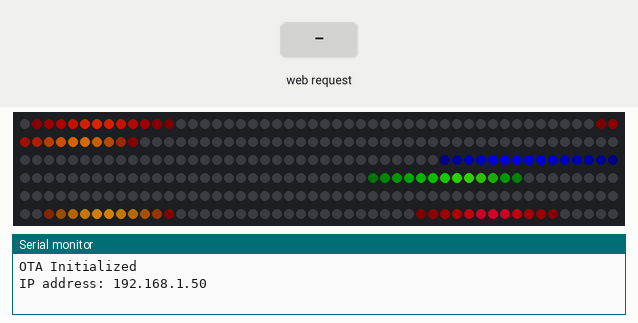
Bench run of a program on a simulated ESP32. On the bench: 300 RGB LEDs in strip order, left to right, continuing on the next row, the last lines printed to the serial monitor. The inputs (shaded band) are chosen by the test bench. Dim RGB values are drawn brighter than linear; WiFi joins after 1.5 s; servers stay silent unless stated; colours are those a GRB WS2812 strip shows for the declared byte order; not simulated (calls return 0 or success): credentials.h.

Above: at 2.7 s.
2.8 s: HTTP request GET /fast received
At 3.19 s:
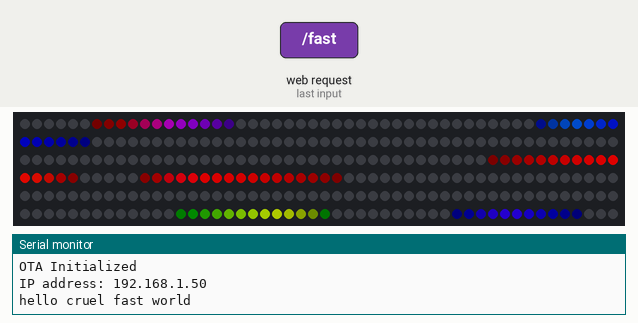
5.4 s: HTTP request GET /slow received
At 5.64 s:
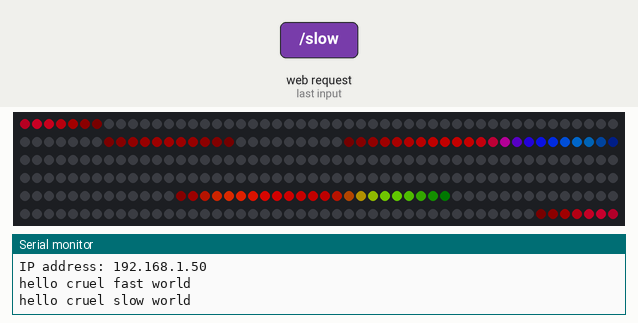
7.9 s: HTTP request GET /fast received
At 8.08 s:
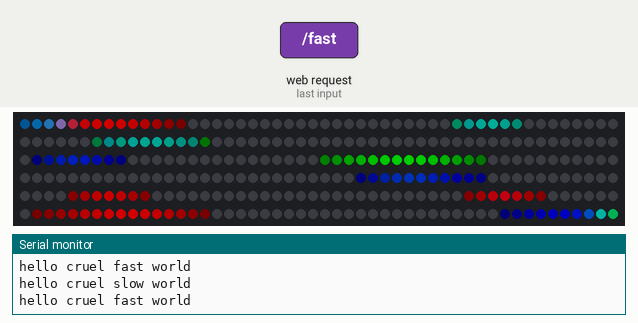
10.3 s: HTTP request GET /slow received
At 10.53 s:
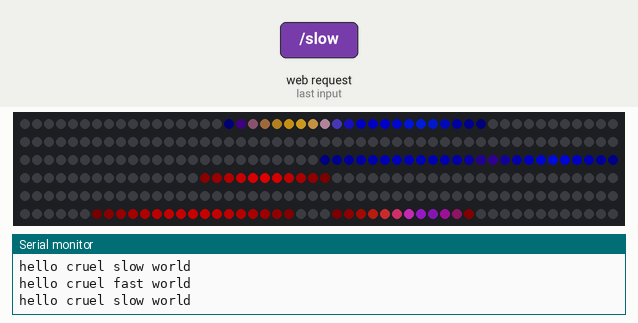
12.7 s: HTTP request GET /fast received
At 12.97 s:
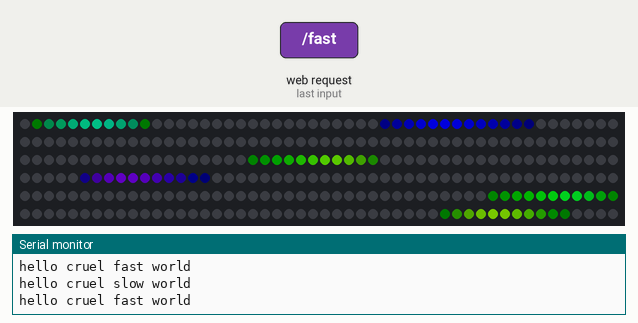
15.5 s: HTTP request GET /slow received
At 15.73 s:
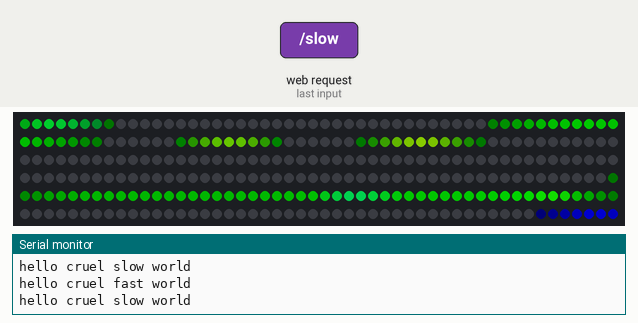

The program:

main.cpp
```cpp
#include <Arduino.h>  //Arduino Libary
#include <FastLED.h>  //Fasled Libary
#include "OTA.h"      // Over the Air configuration
#include <WebServer.h>  // Libary for webserver
#include "wormsFastAndSlow.h"

//#define NUM_LEDS  300 //Number of LED's in the Strip
//#define LED_PIN   2   //Pin on The ESP 32

WebServer server(80); // listens to port 80

bool isFast = 0;  //define variable "isFast" to false


// defining HTML & CSS contents which are displayed in browser
String HTML = "<!DOCTYPE html>\
<html>\
<body>\
<h1>Hello cruel world</h1>\
<a href='/slow'><button>slow down</button></a>\
<a href='/fast'><button>hurry up</button></a>\
</body>\
</html>";

void fast() {
    Serial.println("hello cruel fast world");
    isFast = 1; //set variable in line 11 to true
}

void slow() {
    Serial.println("hello cruel slow world");
    isFast = 0; //set variable "isFast" (defined above) to false
}

void handleRoot() {
    server.send(200, "text/html", HTML);
}

void setup_routing() {
  server.on("/fast", fast); // calls the wuermli function if you access the page 192.168.1.22/fast
  server.on("/slow", slow); // calls the wuermli function if you access the page 192.168.1.22/slow
  server.on("/", handleRoot);
  // start server
  server.begin();
}


void setup() {        //Setup to flash the Chip

  FastLED.addLeds<WS2812B, LED_PIN, RGB>(leds, NUM_LEDS); //Type of LED, What pin on the Board, Order of the RGB
  FastLED.setBrightness(255); //Brightness level of the LED's (0-255)

  Serial.begin(57600); //sets the data  Rate on Serial  0=No Data

  ArduinoOTA.setHostname("leds"); //Hostname to show when looking for OTA
  setupOTA("leds", mySSID, myPASSWORD); //Set up OTA (Hostname,mySSID and myPASSWORD defined in the credentials.h file)
  setup_routing(); //calls function setup_routing above
}


void loop() { //Loop to Flash
  ArduinoOTA.handle(); //OTA function needs to get called once in a while

  // put main code here

  server.handleClient(); // handelt de kliänt

  if (isFast == 0) { // if variable "isFast" set to 0 via port 80 on 192.168.1.22/slow this code runs until elif below

    wormsSlow();// calls the function wormsSlow in the file wormsSlow.h

  } else if (isFast == 1) {     //if variable isFast is set to 1 this code runs instead of slow above

    wormsFast(); // calls the function wormsFast in the file wormsFast.h

  }

  FastLED.show(); //runs led program repeated because in "Loop"
}
```

OTA.h
```cpp
#ifdef ESP32
#include <WiFi.h>
#include <ESPmDNS.h>
#else
#include <ESP8266WiFi.h>
#include <ESP8266mDNS.h>
#endif

#include <credentials.h>

#include <WiFiUdp.h>
#include <ArduinoOTA.h>

#if defined(ESP32_RTOS) && defined(ESP32)
void ota_handle( void * parameter ) {
  for (;;) {
    ArduinoOTA.handle();
    delay(3500);
  }
}
#endif

void setupOTA(const char* nameprefix, const char* ssid, const char* password) {
  // Configure the hostname
  uint16_t maxlen = strlen(nameprefix) + 7;
  char *fullhostname = new char[maxlen];
  uint8_t mac[6];
  WiFi.macAddress(mac);
  snprintf(fullhostname, maxlen, "%s-%02x%02x%02x", nameprefix, mac[3], mac[4], mac[5]);
  ArduinoOTA.setHostname(fullhostname);
  delete[] fullhostname;

  // Configure and start the WiFi station
  WiFi.mode(WIFI_STA);
  WiFi.begin(ssid, password);

  // Wait for connection
  while (WiFi.waitForConnectResult() != WL_CONNECTED) {
    Serial.println("Connection Failed! Rebooting...");
    delay(5000);
    ESP.restart();
  }

  // Port defaults to 3232
  // ArduinoOTA.setPort(3232); // Use 8266 port if you are working in Sloeber IDE, it is fixed there and not adjustable

  // No authentication by default
  // ArduinoOTA.setPassword("admin");

  // Password can be set with it's md5 value as well
  // MD5(admin) = 21232f297a57a5a743894a0e4a801fc3
  // ArduinoOTA.setPasswordHash("21232f297a57a5a743894a0e4a801fc3");

  ArduinoOTA.onStart([]() {
	//NOTE: make .detach() here for all functions called by Ticker.h library - not to interrupt transfer process in any way.
    String type;
    if (ArduinoOTA.getCommand() == U_FLASH)
      type = "sketch";
    else // U_SPIFFS
      type = "filesystem";

    // NOTE: if updating SPIFFS this would be the place to unmount SPIFFS using SPIFFS.end()
    Serial.println("Start updating " + type);
  });

  ArduinoOTA.onEnd([]() {
    Serial.println("\nEnd");
  });

  ArduinoOTA.onProgress([](unsigned int progress, unsigned int total) {
    Serial.printf("Progress: %u%%\r", (progress / (total / 100)));
  });

  ArduinoOTA.onError([](ota_error_t error) {
    Serial.printf("Error[%u]: ", error);
    if (error == OTA_AUTH_ERROR) Serial.println("\nAuth Failed");
    else if (error == OTA_BEGIN_ERROR) Serial.println("\nBegin Failed");
    else if (error == OTA_CONNECT_ERROR) Serial.println("\nConnect Failed");
    else if (error == OTA_RECEIVE_ERROR) Serial.println("\nReceive Failed");
    else if (error == OTA_END_ERROR) Serial.println("\nEnd Failed");
  });

  ArduinoOTA.begin();

  Serial.println("OTA Initialized");
  Serial.print("IP address: ");
  Serial.println(WiFi.localIP());

#if defined(ESP32_RTOS) && defined(ESP32)
  xTaskCreate(
    ota_handle,          /* Task function. */
    "OTA_HANDLE",        /* String with name of task. */
    10000,            /* Stack size in bytes. */
    NULL,             /* Parameter passed as input of the task */
    1,                /* Priority of the task. */
    NULL);            /* Task handle. */
#endif
}
```

vars.h
```cpp
#define NUM_LEDS  300 //Number of LED's in the Strip
#define LED_PIN   2   //Pin on The ESP 32

CRGB leds[NUM_LEDS];  //Defines the RGB Pixel
uint8_t hue  = 0;
uint8_t hue2 = 30;
uint8_t hue3 = 255;
uint8_t hue4 = 100;
uint8_t hue5 = 150;
uint8_t hue6 = 60; //variable for Colour-Chan
```

wormsFastAndSlow.h
```cpp
#include <Arduino.h>  //Arduino Libary
#include <FastLED.h>  //Fasled Libary
#include <WebServer.h>
#include "vars.h"

void wormsFast() {
    uint16_t sinBeat   = beatsin16(3, 0, NUM_LEDS - 1, 0, 0);
    uint16_t sinBeat2  = beatsin16(3, 0, NUM_LEDS - 1, 0, 21845);
    uint16_t sinBeat3  = beatsin16(3, 0, NUM_LEDS - 1, 0, 43690);
    uint16_t sinBeat4  = beatsin16(3, 0, NUM_LEDS - 1, 0, 10000);
    uint16_t sinBeat5  = beatsin16(3, 0, NUM_LEDS - 1, 0, 30845);
    uint16_t sinBeat6  = beatsin16(3, 0, NUM_LEDS - 1, 0, 55690); //beatsin function in "fast"

    leds[sinBeat]   = CHSV(hue,  255, 255);
    leds[sinBeat2]  = CHSV(hue2, 255, 255);
    leds[sinBeat3]  = CHSV(hue3, 255, 255);
    leds[sinBeat4]  = CHSV(hue4, 255, 255);
    leds[sinBeat5]  = CHSV(hue5, 255, 255);

    leds[sinBeat6]  = CHSV(hue6, 255, 255); // Defines colours in worms "fast"

    EVERY_N_MILLISECONDS(3){
      hue++;
    }

    EVERY_N_MILLISECONDS(6){
      hue2++;
    }

    EVERY_N_MILLISECONDS(2){
      hue3++;
    }

    EVERY_N_MILLISECONDS(8){
      hue4++;
    }

    EVERY_N_MILLISECONDS(10){
      hue5++;
    }

    EVERY_N_MILLISECONDS(12){
      hue6++;
    }                         //changes hue ever n milliseconds in "fast"

    EVERY_N_MILLISECONDS(1){
      for(int i = 0; i < 4; i++) {
        blur1d(leds, NUM_LEDS, 100);
      }                                   //blurs leds in "fast"
    }

    fadeToBlackBy(leds, NUM_LEDS,2);      //fasde to black by in "fast"
}

void wormsSlow() {
    uint16_t sinBeat   = beatsin16(1, 0, NUM_LEDS - 1, 0, 0);
    uint16_t sinBeat2  = beatsin16(1, 0, NUM_LEDS - 1, 0, 21845);
    uint16_t sinBeat3  = beatsin16(1, 0, NUM_LEDS - 1, 0, 43690);
    uint16_t sinBeat4  = beatsin16(1, 0, NUM_LEDS - 1, 0, 10000);
    uint16_t sinBeat5  = beatsin16(1, 0, NUM_LEDS - 1, 0, 30845);
    uint16_t sinBeat6  = beatsin16(1, 0, NUM_LEDS - 1, 0, 55690); //betsin16 worms slow

    leds[sinBeat]   = CHSV(hue,  255, 255);
    leds[sinBeat2]  = CHSV(hue2, 255, 255);
    leds[sinBeat3]  = CHSV(hue3, 255, 255);
    leds[sinBeat4]  = CHSV(hue4, 255, 255);
    leds[sinBeat5]  = CHSV(hue5, 255, 255);
    leds[sinBeat6]  = CHSV(hue6, 255, 255); // defines the colour in each betsin16 changing in worms slow

    EVERY_N_MILLISECONDS(30){
    hue++;
    }

    EVERY_N_MILLISECONDS(19){
    hue2++;
    }

    EVERY_N_MILLISECONDS(1){
    hue3++;
    }

    EVERY_N_MILLISECONDS(40){
    hue4++;
    }

    EVERY_N_MILLISECONDS(50){
    hue5++;
    }

    EVERY_N_MILLISECONDS(60){
    hue6++;
    }                           //increases hue ever n milliseconds in slow

    EVERY_N_MILLISECONDS(1){
    for(int i = 0; i < 4; i++) {
        blur1d(leds, NUM_LEDS, 100);
    }
    }                           // blurs the LEDS out in the beatsin16 function in slow

    fadeToBlackBy(leds, NUM_LEDS,2);
}
```

Measured:
- after the input at 2.8 s, the LEDs: change after 0.24 s (image 1)
- after the input at 5.4 s, the LEDs: change after 0.10 s (image 2)
- after the input at 7.9 s, the LEDs: change at once (image 3)
- after the input at 10.3 s, the LEDs: change after 0.08 s (image 4)
- after the input at 12.7 s, the LEDs: change after 0.12 s (image 5)
- after the input at 15.5 s, the LEDs: change after 0.08 s (image 6)
